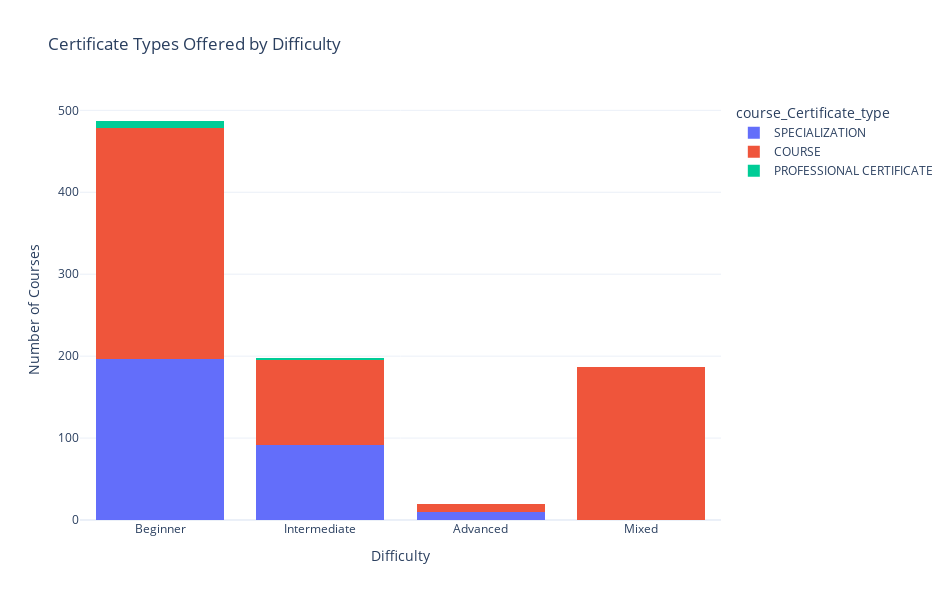

The code cell stored with this chart in its notebook:
### Markdown cell above
### Certificate Types compared by Difficulty

### Code cell
fig_stack = px.histogram(
    df,
    x="course_difficulty",
    color="course_Certificate_type",
    barmode='stack',
    template='plotly_white',
    title='Certificate Types Offered by Difficulty',
    width=950,
    height=600
)
fig_stack.update_layout(xaxis_title='Difficulty', yaxis_title='Number of Courses')
fig_stack.show()

### Figure 1 — Plotly figure (JSON) as saved in the notebook; plotly's stock layout.template omitted (floating-point values rounded to 4 significant figures; data arrays with more than 128 entries replaced by an {"elided": "..."} marker saying what was removed)
{"data": [{"alignmentgroup": "True", "bingroup": "x", "hovertemplate": "course_Certificate_type=SPECIALIZATION<br>course_difficulty=%{x}<br>count=%{y}<extra></extra>", "legendgroup": "SPECIALIZATION", "marker": {"color": "#636efa", "pattern": {"shape": ""}}, "name": "SPECIALIZATION", "offsetgroup": "SPECIALIZATION", "orientation": "v", "showlegend": true, "type": "histogram", "x": {"elided": "297 str values"}, "xaxis": "x", "yaxis": "y"}, {"alignmentgroup": "True", "bingroup": "x", "hovertemplate": "course_Certificate_type=COURSE<br>course_difficulty=%{x}<br>count=%{y}<extra></extra>", "legendgroup": "COURSE", "marker": {"color": "#EF553B", "pattern": {"shape": ""}}, "name": "COURSE", "offsetgroup": "COURSE", "orientation": "v", "showlegend": true, "type": "histogram", "x": {"elided": "582 str values"}, "xaxis": "x", "yaxis": "y"}, {"alignmentgroup": "True", "bingroup": "x", "hovertemplate": "course_Certificate_type=PROFESSIONAL CERTIFICATE<br>course_difficulty=%{x}<br>count=%{y}<extra></extra>", "legendgroup": "PROFESSIONAL CERTIFICATE", "marker": {"color": "#00cc96", "pattern": {"shape": ""}}, "name": "PROFESSIONAL CERTIFICATE", "offsetgroup": "PROFESSIONAL CERTIFICATE", "orientation": "v", "showlegend": true, "type": "histogram", "x": ["Beginner", "Intermediate", "Intermediate", "Beginner", "Beginner", "Intermediate", "Beginner", "Beginner", "Beginner", "Beginner", "Beginner", "Beginner"], "xaxis": "x", "yaxis": "y"}], "layout": {"barmode": "stack", "height": 600, "legend": {"title": {"text": "course_Certificate_type"}, "tracegroupgap": 0}, "title": {"text": "Certificate Types Offered by Difficulty"}, "width": 950, "xaxis": {"anchor": "y", "domain": [0, 1], "title": {"text": "Difficulty"}}, "yaxis": {"anchor": "x", "domain": [0, 1], "title": {"text": "Number of Courses"}}}}
